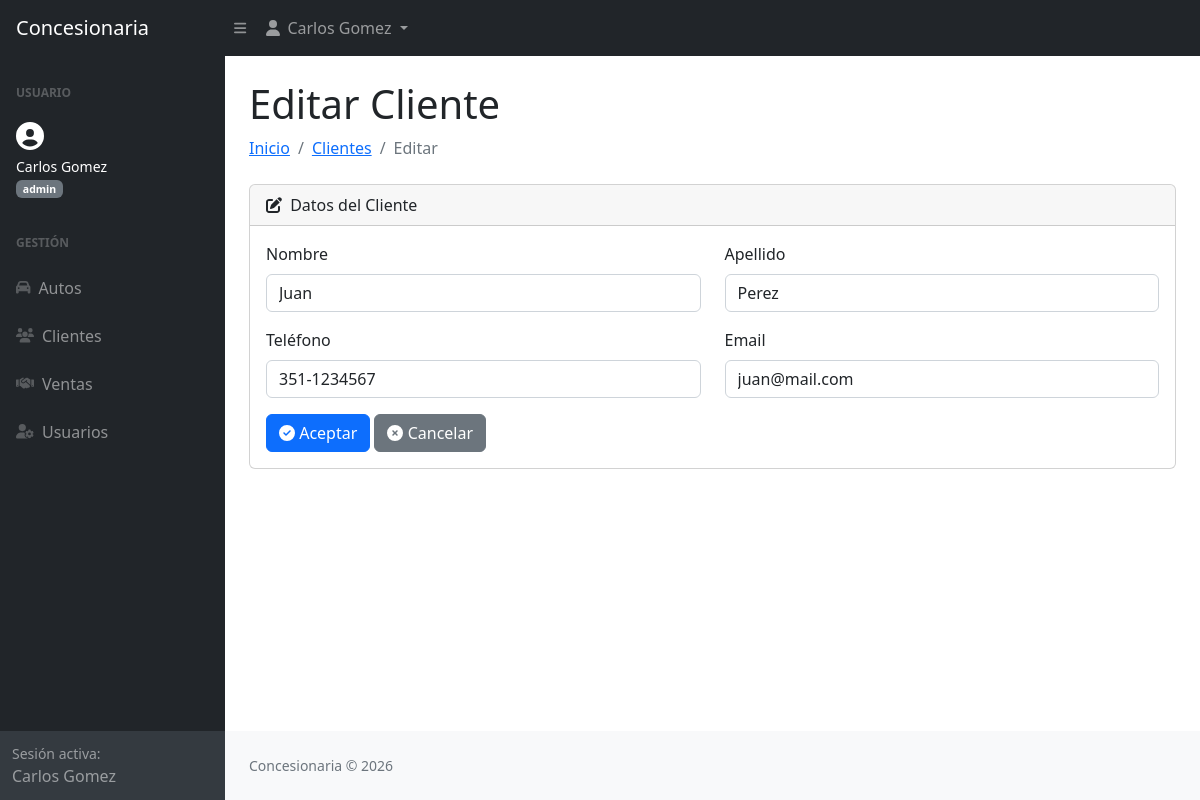
/clientes/editar.php?id=1 (signed in), run on the app's committed database.
### tables this page shows
CREATE TABLE clientes (
    id INT AUTO_INCREMENT PRIMARY KEY,
    nombre VARCHAR(50) NOT NULL,
    apellido VARCHAR(50) NOT NULL,
    telefono VARCHAR(20),
    email VARCHAR(100)
);

### config/conexion.php (called while the page is built, shortened)
<?php
function buscarCliente($conexion, $id) {
    $consulta = "SELECT id, nombre, apellido, telefono, email
                 FROM clientes WHERE id = $id";
    $rs = mysqli_query($conexion, $consulta);
    $data = mysqli_fetch_array($rs);
    $cliente = array();
    if (!empty($data)) {
        $cliente['id']       = $data['id'];
        $cliente['nombre']   = $data['nombre'];
        $cliente['apellido'] = $data['apellido'];
        $cliente['telefono'] = $data['telefono'];
        $cliente['email']    = $data['email'];
    }
    return $cliente;
}
?>

### clientes/editar.php (the view, shortened to what this page needs)
<?php
require_once '../config/conexion.php';
$conexion = conexion();
$id = $_GET['id'];
$cliente = buscarCliente($conexion, $id);
?>
<!DOCTYPE html>
<html lang="es">
<head>
    <link href="../css/styles.css" rel="stylesheet" />
</head>
<body class="sb-nav-fixed">
    <?php require_once '../includes/header.php'; ?>
    <div id="layoutSidenav">
        <?php require_once '../includes/sidebar.php'; ?>
        <div id="layoutSidenav_content">
            <main>
                <div class="container-fluid px-4">
                    <h1 class="mt-4">Editar Cliente</h1>
                    <ol class="breadcrumb mb-4">
                        <li class="breadcrumb-item"><a href="../index.php">Inicio</a></li>
                        <li class="breadcrumb-item"><a href="listar.php">Clientes</a></li>
                        <li class="breadcrumb-item active">Editar</li>
                    </ol>
                    <div class="card mb-4">
                        <div class="card-header"><i class="fas fa-edit me-1"></i> Datos del Cliente</div>
                        <div class="card-body">
                            <form method="post" action="">
                                <div class="row mb-3">
                                    <div class="col-md-6">
                                        <label class="form-label">Nombre</label>
                                        <input type="text" name="nombre" class="form-control" value="<?= $cliente['nombre'] ?>" required>
                                    </div>
                                    <div class="col-md-6">
                                        <label class="form-label">Apellido</label>
                                        <input type="text" name="apellido" class="form-control" value="<?= $cliente['apellido'] ?>" required>
                                    </div>
                                </div>
                                <div class="row mb-3">
                                    <div class="col-md-6">
                                        <label class="form-label">Teléfono</label>
                                        <input type="text" name="telefono" class="form-control" value="<?= $cliente['telefono'] ?>">
                                    </div>
                                    <div class="col-md-6">
                                        <label class="form-label">Email</label>
                                        <input type="email" name="email" class="form-control" value="<?= $cliente['email'] ?>">
                                    </div>
                                </div>
                                <button type="submit" name="btnAceptar" value="aceptar" class="btn btn-primary">
                                    <i class="fas fa-check-circle"></i> Aceptar
                                </button>
                                <a href="listar.php" class="btn btn-secondary">
                                    <i class="fas fa-times-circle"></i> Cancelar
                                </a>
                            </form>
                        </div>
                    </div>
                </div>
            </main>
            <?php require_once '../includes/footer.php'; ?>
        </div>
    </div>
</body>
</html>

### data on the page
clientes: nombre "Juan", apellido "Perez", telefono "351-1234567", email "juan@mail.com"

### other printed values
$_SESSION['nombre'] "Carlos"
$_SESSION['apellido'] "Gomez"
$_SESSION['rol'] "admin"
